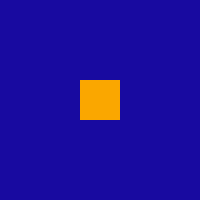
Frame 1 (no input)
Frame 60 (the mouse pressed at the canvas centre just before this capture): identical to frame 1, image omitted
Frame 120 (the mouse held since frame 60 and released just before this capture): blank canvas, image omitted

The Processing sketch that drew this single still picture (run headless with seeded random() and noise(); from frame 60 on, the mouse is pressed at the canvas centre):

// Processing sketch: processing_97136
// ── processing_97136.pde

void setup (){
size (200,200);
background (24,10,160);
}

void draw (){
  int x= mouseX;
  int y= mouseY;
noStroke ();
fill (250,167,0);
rect (80,80,40,40);
{
if (x>=80 && x<=120 && y>=80 && y<=120)
background (255);
}
}
